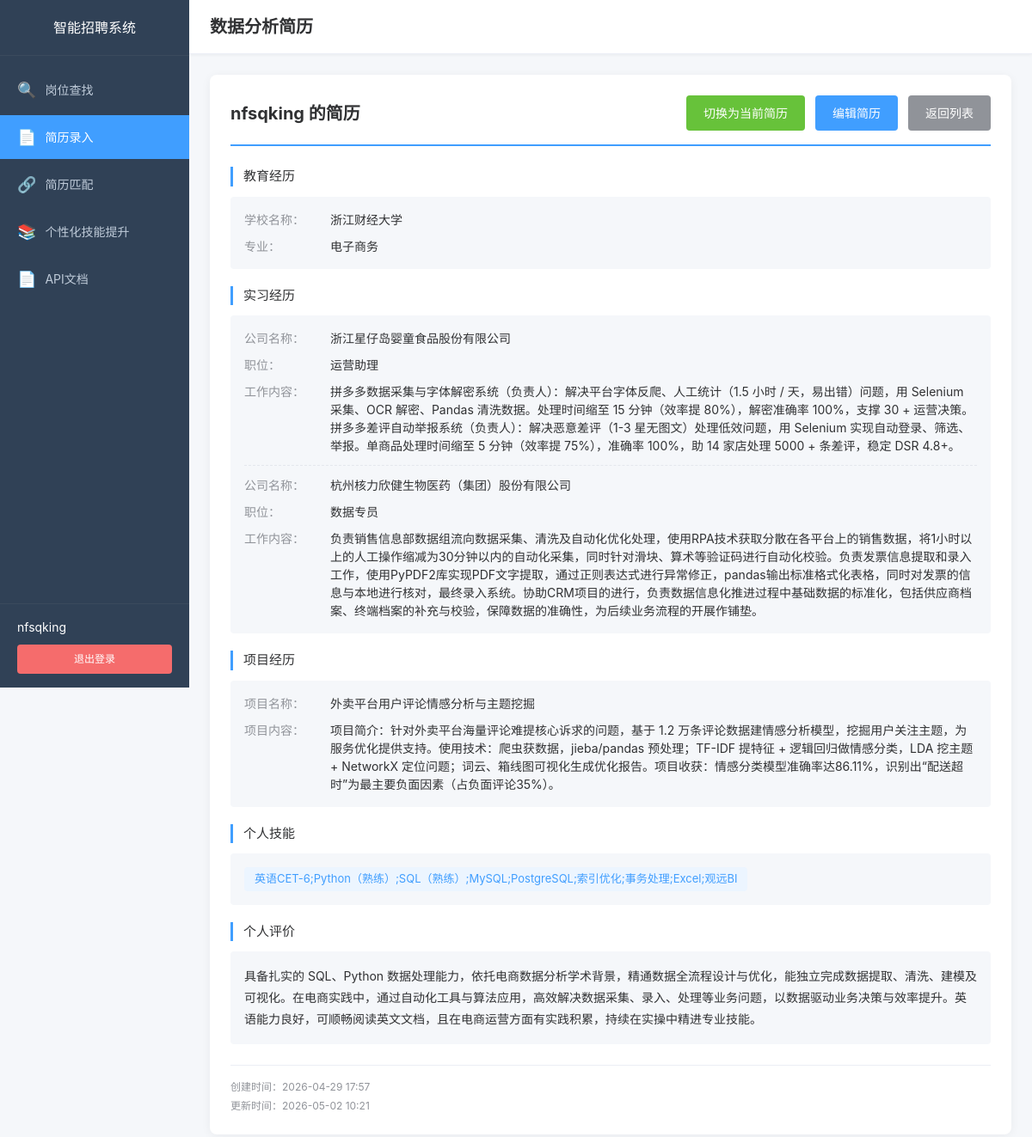
/resume/detail/1 (signed in), run on the app's committed database.
### app/models/user.py (models this page shows, shortened)
class User(UserMixin, db.Model):
    __tablename__ = 'users'
    id = db.Column(db.Integer, primary_key=True)
    username = db.Column(db.String(80), unique=True, nullable=False, index=True)
    email = db.Column(db.String(120), unique=True, nullable=False, index=True)
    password_hash = db.Column(db.String(255), nullable=False)
    nickname = db.Column(db.String(80))
    is_active = db.Column(db.Boolean, default=True)
    created_at = db.Column(db.DateTime, default=datetime.utcnow)
    updated_at = db.Column(db.DateTime, default=datetime.utcnow, onupdate=datetime.utcnow)

### app/models/resume.py (models this page shows, shortened)
class Resume(db.Model):
    __tablename__ = 'resumes'
    id = db.Column(db.Integer, primary_key=True)
    user_id = db.Column(db.Integer, db.ForeignKey('users.id'), nullable=False, index=True)
    resume_name = db.Column(db.String(100), nullable=False, default='默认简历')
    is_active = db.Column(db.Boolean, default=True, nullable=False)
    education = db.Column(db.Text, nullable=True)
    internship = db.Column(db.Text, nullable=True)
    work = db.Column(db.Text, nullable=True)
    project = db.Column(db.Text, nullable=True)
    skills = db.Column(db.Text, nullable=False)
    self_evaluation = db.Column(db.Text, nullable=False)
    created_at = db.Column(db.DateTime, default=datetime.utcnow)
    updated_at = db.Column(db.DateTime, default=datetime.utcnow, onupdate=datetime.utcnow)
    user = db.relationship('User', backref=db.backref('resumes', lazy='dynamic', cascade='all, delete-orphan'))
    job_matches = db.relationship('ResumeJobMatch', backref='resume', lazy='dynamic', cascade='all, delete-orphan')
    skill_suggestions = db.relationship('SkillSuggestion', backref='resume', lazy='dynamic', cascade='all, delete-orphan')

### app/routes/resume.py (the view)
@resume.route('/detail/<int:resume_id>')
@login_required
def detail_resume(resume_id):
    resume = Resume.query.filter_by(id=resume_id, user_id=current_user.id).first()
    if not resume:
        flash('简历不存在', 'danger')
        return redirect(url_for('resume.list_resumes'))
    education_list = get_list_data(resume.education)
    internship_list = get_list_data(resume.internship)
    work_list = get_list_data(resume.work)
    project_list = get_list_data(resume.project)
    current_resume_id = get_current_resume_id()
    return render_template('resume/resume_detail.html',
                          resume=resume,
                          education_list=education_list,
                          internship_list=internship_list,
                          work_list=work_list,
                          project_list=project_list,
                          current_resume_id=current_resume_id)

### app/models/user.py (called while the page is built)
@login_manager.user_loader
def load_user(user_id: str):
    return User.query.get(int(user_id))

### app/routes/resume.py (called while the page is built, shortened)
def get_list_data(json_str):
    if not json_str:
        return []
    try:
        return json.loads(json_str)
    except:
        return []

def get_current_resume_id():
    resume_id = session.get('current_resume_id')
    if resume_id:
        resume = Resume.query.filter_by(id=resume_id, user_id=current_user.id).first()
        if resume:
            return resume_id
    active_resume = Resume.query.filter_by(user_id=current_user.id, is_active=True).first()
    if active_resume:
        session['current_resume_id'] = active_resume.id
        return active_resume.id

### app/templates/resume/resume_detail.html (shortened to what this page needs)
{% extends "base.html" %}
{% block extra_css %}
<link rel="stylesheet" href="{{ url_for('static', filename='css/dashboard.css') }}">
<link rel="stylesheet" href="{{ url_for('static', filename='css/resume.css') }}">
{% endblock %}
{% block content %}
<div class="app-container">
    <aside class="sidebar">
        <div class="sidebar-header">
            <h2>智能招聘系统</h2>
        </div>
        <nav class="sidebar-nav">
            <ul class="nav-menu">
                <li class="nav-item">
                    <a href="{{ url_for('dashboard.index') }}" class="nav-link">
                        <span class="nav-icon">&#128269;</span>
                        <span class="nav-text">岗位查找</span>
                    </a>
                </li>
                <li class="nav-item active">
                    <a href="{{ url_for('resume.list_resumes') }}" class="nav-link">
                        <span class="nav-icon">&#128196;</span>
                        <span class="nav-text">简历录入</span>
                    </a>
                </li>
                <li class="nav-item">
                    <a href="{{ url_for('match.index') }}" class="nav-link">
                        <span class="nav-icon">&#128279;</span>
                        <span class="nav-text">简历匹配</span>
                    </a>
                </li>
                <li class="nav-item">
                    <a href="{{ url_for('skill_improvement.index') }}" class="nav-link">
                        <span class="nav-icon">&#128218;</span>
                        <span class="nav-text">个性化技能提升</span>
                    </a>
                </li>
                <li class="nav-item">
                    <a href="{{ url_for('api_docs.doc') }}" class="nav-link" target="_blank">
                        <span class="nav-icon">&#128196;</span>
                        <span class="nav-text">API文档</span>
                    </a>
                </li>
            </ul>
        </nav>
        <div class="sidebar-footer">
            <div class="user-info">
                <span class="user-name">{{ current_user.nickname or current_user.username }}</span>
            </div>
            <a href="{{ url_for('auth.logout') }}" class="logout-btn">退出登录</a>
        </div>
    </aside>
    <main class="main-content">
        <header class="main-header">
            <h1>{{ resume.resume_name }}</h1>
        </header>
        <div class="content-wrapper">
            <div class="resume-detail-container">
                <div class="resume-header">
                    <h2>{{ current_user.nickname or current_user.username }} 的简历</h2>
                    <div class="resume-actions">
                        {% if resume.id != current_resume_id %}
                        <a href="{{ url_for('resume.switch_resume', resume_id=resume.id) }}" class="btn btn-success">切换为当前简历</a>
                        {% endif %}
                        <a href="{{ url_for('resume.edit_resume', resume_id=resume.id) }}" class="btn btn-primary">编辑简历</a>
                        <a href="{{ url_for('resume.list_resumes') }}" class="btn btn-secondary">返回列表</a>
                    </div>
                </div>
                <div class="resume-section">
                    <h3 class="section-title">教育经历</h3>
                    <div class="section-content">
                        {% for item in education_list %}
                        <div class="experience-item">
                            <div class="info-row">
                                <span class="info-label">学校名称：</span>
                                <span class="info-value">{{ item.school }}</span>
                            </div>
                            <div class="info-row">
                                <span class="info-label">专业：</span>
                                <span class="info-value">{{ item.major }}</span>
                            </div>
                        </div>
                        {% endfor %}
                    </div>
                </div>
                {% if internship_list %}
                <div class="resume-section">
                    <h3 class="section-title">实习经历</h3>
                    <div class="section-content">
                        {% for item in internship_list %}
                        <div class="experience-item">
                            {% if item.company %}
                            <div class="info-row">
                                <span class="info-label">公司名称：</span>
                                <span class="info-value">{{ item.company }}</span>
                            </div>
                            {% endif %}
                            {% if item.position %}
                            <div class="info-row">
                                <span class="info-label">职位：</span>
                                <span class="info-value">{{ item.position }}</span>
                            </div>
                            {% endif %}
                            {% if item.content %}
                            <div class="info-row">
                                <span class="info-label">工作内容：</span>
                                <span class="info-value">{{ item.content }}</span>
                            </div>
                            {% endif %}
                        </div>
                        {% endfor %}
                    </div>
                </div>
                {% endif %}
                {% if project_list %}
                <div class="resume-section">
                    <h3 class="section-title">项目经历</h3>
                    <div class="section-content">
                        {% for item in project_list %}
                        <div class="experience-item">
                            {% if item.name %}
                            <div class="info-row">
                                <span class="info-label">项目名称：</span>
                                <span class="info-value">{{ item.name }}</span>
                            </div>
                            {% endif %}
                            {% if item.content %}
                            <div class="info-row">
                                <span class="info-label">项目内容：</span>
                                <span class="info-value">{{ item.content }}</span>
                            </div>
                            {% endif %}
                        </div>
                        {% endfor %}
                    </div>
                </div>
                {% endif %}
                <div class="resume-section">
                    <h3 class="section-title">个人技能</h3>
                    <div class="section-content">
                        <div class="skills-tags">
                            {% for skill in resume.skills.replace('、', ',').replace('，', ',').split(',') if skill.strip() %}
                            <span class="skill-tag">{{ skill.strip() }}</span>
                            {% endfor %}
                        </div>
                    </div>
                </div>
                <div class="resume-section">
                    <h3 class="section-title">个人评价</h3>
                    <div class="section-content">
                        <p class="evaluation-text">{{ resume.self_evaluation }}</p>
                    </div>
                </div>
                <div class="resume-meta">
                    <p>创建时间：{{ resume.created_at.strftime('%Y-%m-%d %H:%M') if resume.created_at else '-' }}</p>
                    <p>更新时间：{{ resume.updated_at.strftime('%Y-%m-%d %H:%M') if resume.updated_at else '-' }}</p>
                </div>
            </div>
        </div>
    </main>
</div>
{% endblock %}

### app/static/css/base.css (style rules this page uses)
* { margin: 0; padding: 0; box-sizing: border-box; }
html, body { height: 100%; font-family: -apple-system, BlinkMacSystemFont, 'Segoe UI', 'PingFang SC', 'Hiragino Sans GB', 'Microsoft YaHei', sans-serif; font-size: 14px; line-height: 1.5; color: #333; background-color: #f5f7fa; }
a { color: #409eff; text-decoration: none; }
.btn { display: inline-block; padding: 10px 20px; font-size: 14px; font-weight: 500; border-radius: 4px; transition: all 0.3s ease; }
.btn-primary { background-color: #409eff; color: #fff; }
.btn-secondary { background-color: #909399; color: #fff; }
.btn-success { background-color: #67c23a; color: #fff; }

### app/static/css/dashboard.css (style rules this page uses)
.app-container { display: flex; min-height: 100vh; }
.sidebar { width: 220px; background: #304156; color: #bfcbd9; display: flex; flex-direction: column; position: fixed; height: 100vh; left: 0; top: 0; z-index: 100; }
.sidebar-header { padding: 20px; text-align: center; border-bottom: 1px solid #3a4a5d; }
.sidebar-header h2 { font-size: 16px; color: #fff; font-weight: 500; }
.sidebar-nav { flex: 1; padding: 10px 0; overflow-y: auto; }
.nav-menu { list-style: none; }
.nav-item { margin: 4px 0; }
.nav-link { display: flex; align-items: center; padding: 12px 20px; color: #bfcbd9; transition: all 0.3s ease; }
.nav-item.active .nav-link { background: #409eff; color: #fff; }
.nav-icon { font-size: 18px; margin-right: 10px; }
.nav-text { font-size: 14px; }
.sidebar-footer { padding: 16px 20px; border-top: 1px solid #3a4a5d; }
.user-info { margin-bottom: 10px; }
.user-name { font-size: 14px; color: #fff; }
.logout-btn { display: block; padding: 8px 16px; background: #f56c6c; color: #fff; border-radius: 4px; text-align: center; font-size: 12px; transition: background 0.3s ease; }
.main-content { flex: 1; margin-left: 220px; background: #f5f7fa; }
.main-header { background: #fff; padding: 16px 24px; border-bottom: 1px solid #ebeef5; box-shadow: 0 1px 4px rgba(0, 0, 0, 0.05); }
.main-header h1 { font-size: 20px; color: #303133; }
.content-wrapper { padding: 24px; }

### app/static/css/resume.css (style rules this page uses)
.section-title { font-size: 16px; font-weight: 500; color: #303133; margin-bottom: 16px; padding-left: 12px; border-left: 3px solid #409eff; }
.section-content { padding-left: 15px; }
.resume-detail-container { background: #fff; border-radius: 8px; box-shadow: 0 2px 12px rgba(0, 0, 0, 0.05); padding: 24px; }
.resume-header { display: flex; justify-content: space-between; align-items: center; margin-bottom: 24px; padding-bottom: 16px; border-bottom: 2px solid #409eff; }
.resume-header h2 { font-size: 20px; color: #303133; }
.resume-actions { display: flex; gap: 12px; }
.resume-section { margin-bottom: 20px; }
.resume-section .section-title { font-size: 15px; margin-bottom: 12px; }
.resume-section .section-content { background: #f5f7fa; padding: 16px; border-radius: 4px; }
.info-row { display: flex; margin-bottom: 10px; }
.info-row:last-child { margin-bottom: 0; }
.info-label { min-width: 100px; color: #909399; font-size: 14px; }
.info-value { color: #303133; font-size: 14px; flex: 1; white-space: pre-wrap; word-break: break-all; }
.skills-tags { display: flex; flex-wrap: wrap; gap: 8px; }
.skill-tag { display: inline-block; padding: 4px 12px; background: #ecf5ff; color: #409eff; border-radius: 4px; font-size: 13px; }
.evaluation-text { color: #303133; font-size: 14px; line-height: 1.8; white-space: pre-wrap; }
.resume-meta { margin-top: 24px; padding-top: 16px; border-top: 1px solid #ebeef5; color: #909399; font-size: 12px; }
.resume-meta p { margin-bottom: 4px; }
.resume-meta p:last-child { margin-bottom: 0; }
.experience-item { padding: 12px 0; border-bottom: 1px dashed #e4e7ed; }
.experience-item:last-child { border-bottom: none; padding-bottom: 0; }
.experience-item:first-child { padding-top: 0; }
.btn-success { background-color: #67c23a; color: #fff; }

### data on the page
User: nickname "nfsqking"
Resume: resume_name "数据分析简历", strip "英语CET-6;Python（熟练）;SQL（熟练）;MySQL;PostgreSQL;索引优化;事务处理;Excel;观远BI", self_evaluation "具备扎实的 SQL、Python 数据处理能力，依托电商数据分析学术背景，精通数据全流程设计与优化，能独立完成数据提取、清洗、建模及可视化。在电商实践中，通过自动化工具与算法应用，高效解决数据采集、录入、处理等业务问题，以数据驱动业务决策与效率提升。英语能力良好，可顺畅阅读英文文档，且在电商运营方面有实践积累，持续在实操中精进专业技能。", created_at "2026-04-29 17:57", updated_at "2026-05-02 10:21"

### other printed values
{{ item.school }} "浙江财经大学"
{{ item.major }} "电子商务"
{{ item.company }} "浙江星仔岛婴童食品股份有限公司" "杭州核力欣健生物医药（集团）股份有限公司"
{{ item.position }} "运营助理" "数据专员"
{{ item.name }} "外卖平台用户评论情感分析与主题挖掘"
